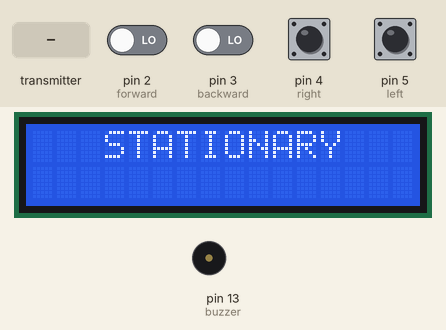
The sketch below on a simulated Arduino Mega 2560, built with avr-gcc and run on an emulated ATmega2560. Parts: 16×2 character LCD, buzzer (waves = sounding). The inputs (shaded band) are chosen by the test bench; at power-on: pin 2 (forward), pin 3 (backward), pin 4 (right), pin 5 (left) LOW. No radio packets arrive unless stated.

Above: at 1.2 s.
1.3 s: the transmitter starts sending sensor_state1 = 1
At 1.31 s:
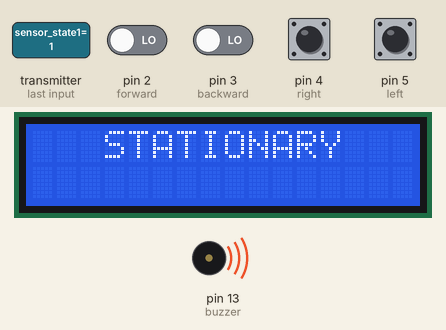
3.2 s: pin 3 (backward) driven HIGH
At 3.33 s:
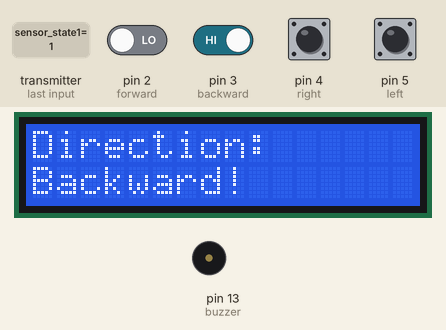
4.9 s: pin 2 (forward) driven HIGH
At 5.0 s:
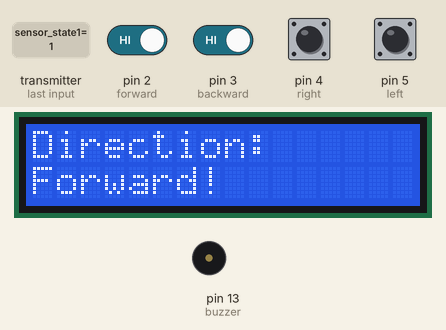
6.6 s: pin 2 (forward) driven LOW
8.4 s: pin 3 (backward) driven LOW
10.2 s: pin 4 (right) pulled HIGH for 0.15 s
At 10.3 s:
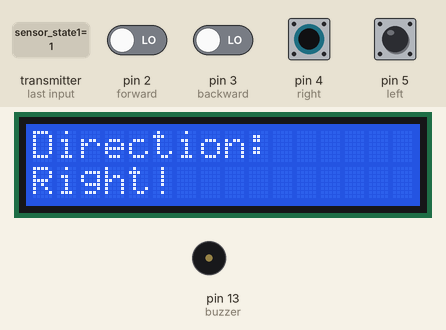
Timing chart, 0 to 12.8 s (numbered marks = the images above; inputs shaded):
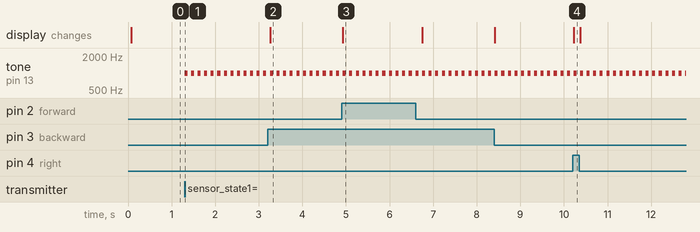

The sketch:

remote.ino
```cpp
/* RF module libraries */
#include <SPI.h>
#include <nRF24L01.h>
#include <RF24.h>
/* LCD library */
#include <LiquidCrystal.h>


/* Create the NRF24 object, CE and CSN pins to set up the module to be on standby or active mode */
RF24 radio(7, 8);
/* Declaring LCD pins */
LiquidCrystal lcd(31, 32, 34, 35, 36, 37);

/* Declaring the rest of the pins */
const byte addresses[][6] = {"00001", "00002"};

int forward = 2;                                // forward direction
int backward = 3;                               // backward direction
int right = 4;                                  // right direction
int left = 5;                                   // left direction

const int buzzer = 13;                          // buzzer on pin 13

boolean state = 0;
int sensor_state1 = 0;                          // led state
int sensor_state2 = 0;                          // led state


void setup() {
  radio.begin();                                // Initialize the RF module
  lcd.begin(16,2);                              // Initialize the LCD
  radio.openWritingPipe(addresses[1]);          // 00002 as the sending address
  radio.openReadingPipe(1, addresses[0]);       // 00001 as the receiving address
  radio.setPALevel(RF24_PA_MIN);                //
  pinMode(forward, INPUT);                      // forward pb
  pinMode(backward, INPUT);                     // backward pb
  pinMode(right, INPUT);                        // right pb
  pinMode(left, INPUT);                         // left pb
  pinMode(buzzer, OUTPUT);                      // Setup the buzzer pin as an output
}

void loop() {
  delay(5);                                     // Delay for 5 milli-sec


  /********* SENDING MODE ******************/

  radio.stopListening();                        // Sets up the module to be a sender
  /* Move the car forward */
  if(digitalRead(forward) == HIGH)
  {
    lcd.clear();                                // Clear LCD
    lcd.setCursor(0,0);                         // Set LCD cursor to the col 0 row 0
    lcd.print("Direction:");                    // Write "Direction:" on the LCD
    lcd.setCursor(0,1);                         // Set LCD cursor to the col 0 row 1
    lcd.print("Forward!");                      // Write "Forward:" on the LCD
    const int dir = 2;                          // Set direction to 2
    radio.write(&dir, sizeof(dir));             // Send direction to the car using the RF module
  }
  /* Move the car backward */
  else if(digitalRead(backward) == HIGH)
  {
    lcd.clear();                                // Clear LCD
    lcd.setCursor(0,0);                         // Set LCD cursor to the col 0 row 0
    lcd.print("Direction:");                    // Write "Direction:" on the LCD
    lcd.setCursor(0,1);                         // Set LCD cursor to the col 0 row 1
    lcd.print("Backward!");                     // Write "Backward:" on the LCD
    const int dir = 3;                          // Set direction to 3
    radio.write(&dir, sizeof(dir));             // Send direction to the car using the RF module
  }
  /* Move the car right */
  else if(digitalRead(right) == HIGH)
  {
    lcd.clear();                                // Clear LCD
    lcd.setCursor(0,0);                         // Set LCD cursor to the col 0 row 0
    lcd.print("Direction:");                    // Write "Direction:" on the LCD
    lcd.setCursor(0,1);                         // Set LCD cursor to the col 0 row 1
    lcd.print("Right!");                        // Write "Right:" on the LCD
    const int dir = 4;                          // Set direction to 4
    radio.write(&dir, sizeof(dir));             // Send direction to the car using the RF module
  }
  /* The car moves left */
  else if(digitalRead(left) == HIGH)
  {
    lcd.clear();                                // Clear LCD
    lcd.setCursor(0,0);                         // Set LCD cursor to the col 0 row 0
    lcd.print("Direction:");                    // Write "Direction:" on the LCD
    lcd.setCursor(0,1);                         // Set LCD cursor to the col 0 row 1
    lcd.print("Left!");                         // Write "Left:" on the LCD
    const int dir = 5;                          // Set direction to 5
    radio.write(&dir, sizeof(dir));             // Send direction to the car using the RF module
  }
  /* Stop the car */
  else
  {
    lcd.clear();                                // Clear LCD
    lcd.setCursor(3,0);                         // Set LCD cursor to the col 3 row 0
    lcd.print("STATIONARY");                    // Write "STATIONARY" on the LCD
    const int dir = 0;                          // Set direction to 5
    radio.write(&dir, sizeof(dir));             // Send 0 to the car using the RF module
  }

  /********* RECEIVING MODE ******************/

  radio.startListening();                       // Sets up the module to be a receiver
  while(!radio.available());                    // Read data for as long as there's available incoming data

  radio.read(&sensor_state1, sizeof(sensor_state1)); // Reading data from the front sensor
  radio.read(&sensor_state2, sizeof(sensor_state2)); // Reading data from the back sensor

  if (sensor_state1 == 1)
  {
    tone(buzzer, 1000);                         // Send 1KHz sound signal
    delay(70);                                  // Delay for 70 mS
    noTone(buzzer);                             // Stop sound
    delay(70);                                  // Delay for 70 mS
  }
  else if (sensor_state2 == 1)
  {
    tone(buzzer, 1000);                         // Send 1KHz sound signal
    delay(70);                                  // Delay for 70 mS
    noTone(buzzer);                             // Stop sound
    delay(70);
  }
  else
  {
    noTone(buzzer);
  }
}
```

Measured:
- after the input at 1.3 s, tone on pin 13 (buzzer): alternates 1000 Hz for 0.07 s and silent for 0.08 s, starting at once
- after the input at 3.2 s, the display: changes after 0.06 s (image 2)
- after the input at 4.9 s, the display: changes at once (image 3)
- after the input at 10.2 s, the display: changes at once (image 4)
